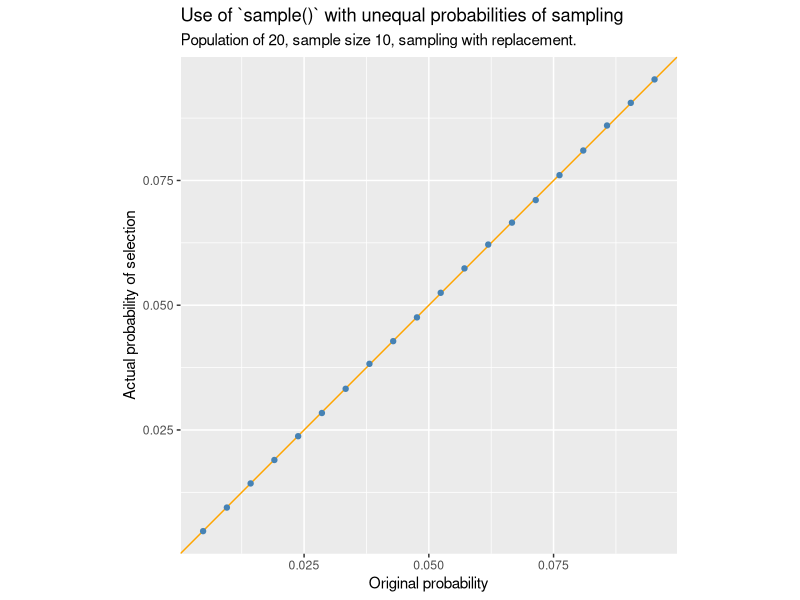
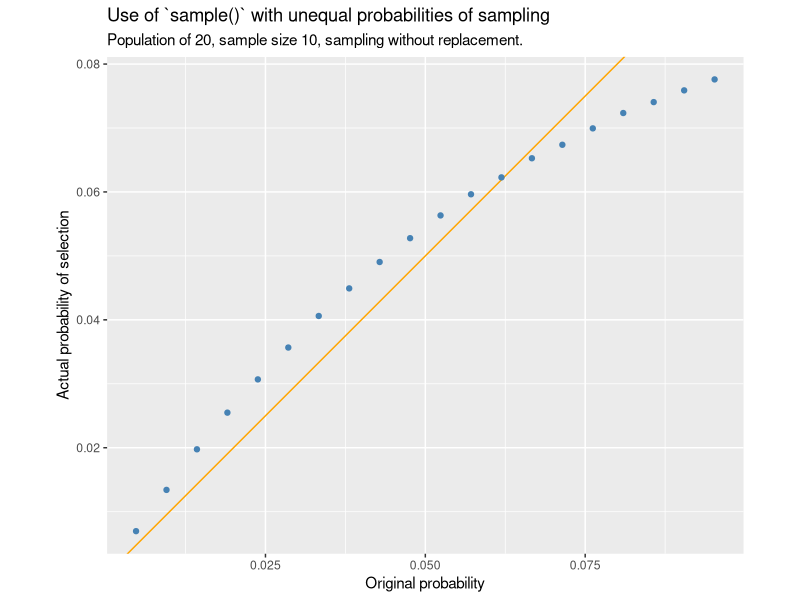
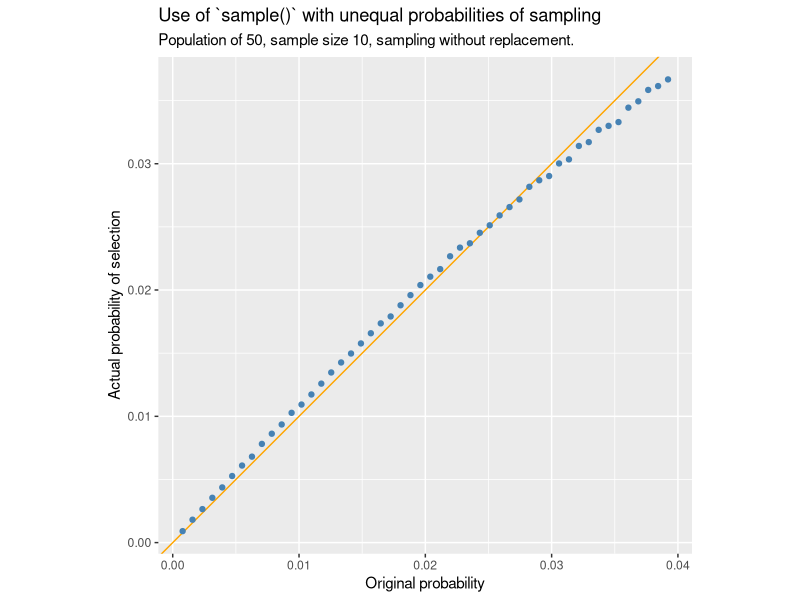
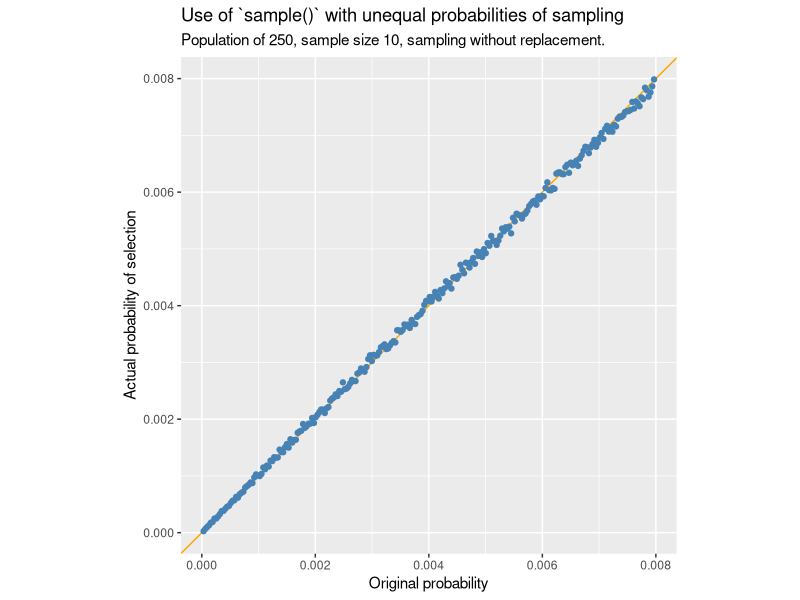
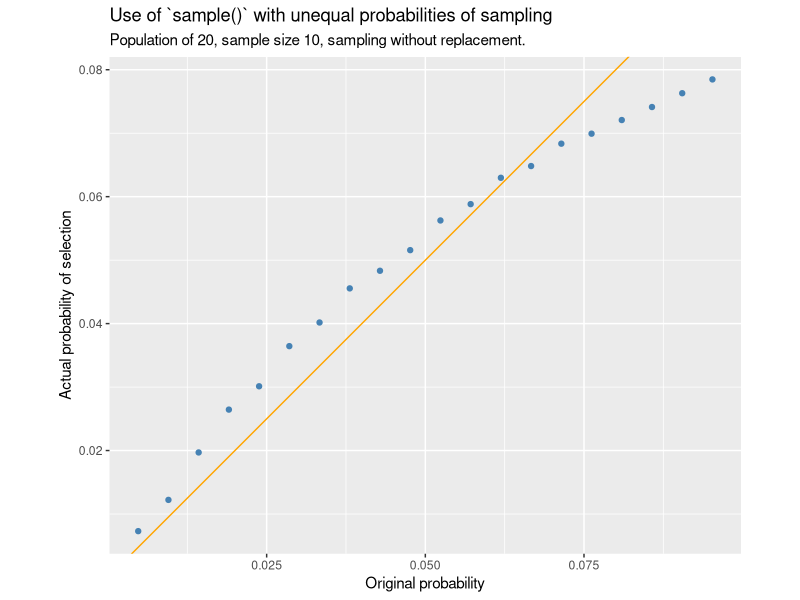
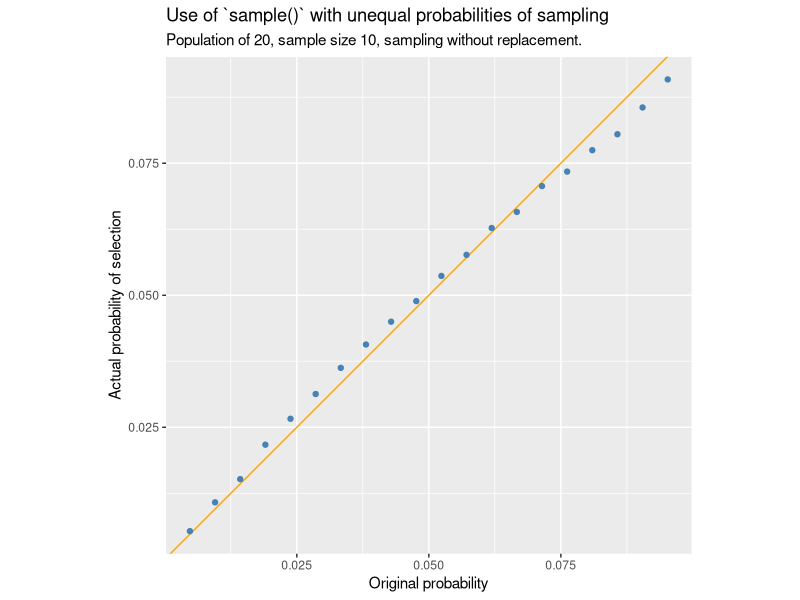
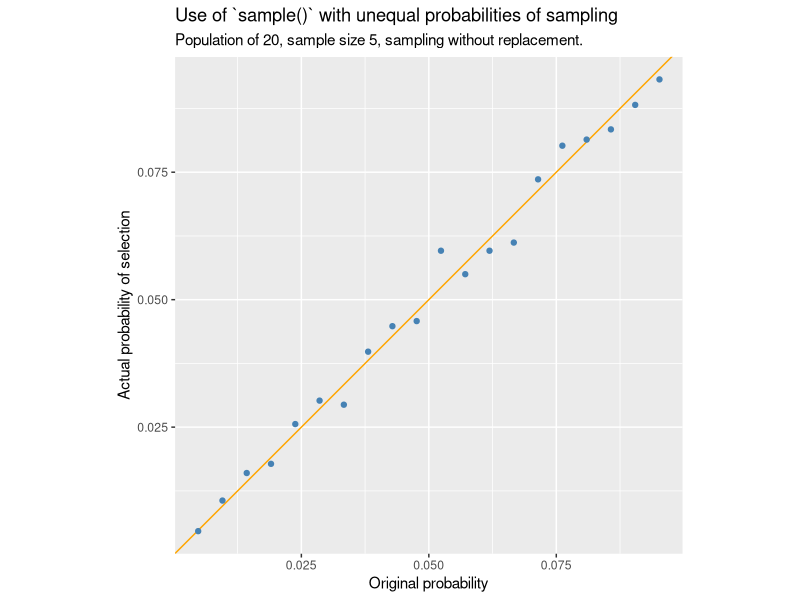
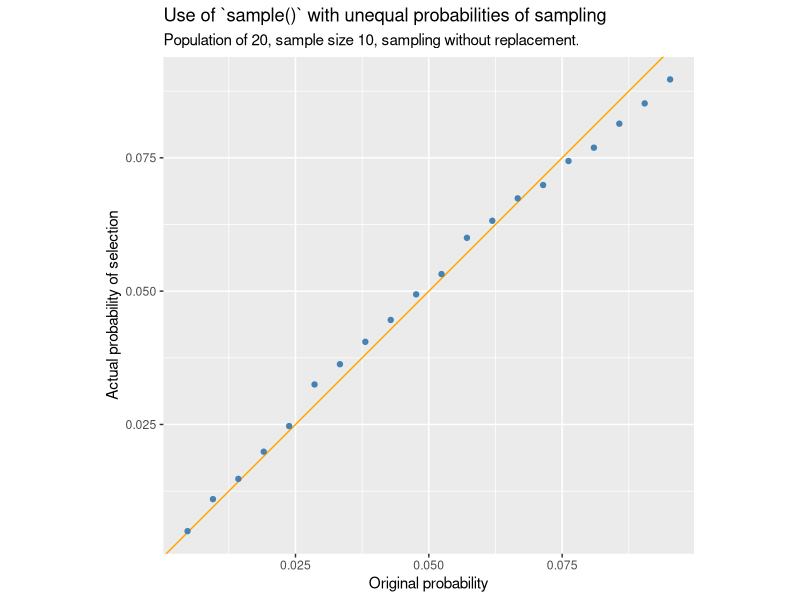

These figures' R source, in order: (Note: this script raises an error after producing the figures.)

# probabilities of sampling with unequal probability with replacement aren't what
# you thought!
# https://notstatschat.rbind.io/2024/08/26/another-way-to-not-sample-with-replacement/

# see also 
# https://stats.stackexchange.com/questions/110178/brewers-method-for-sampling-with-unequal-probabilities-with-n2

library(tidyverse)
library(glue)
library(GGally)

# TODO - plot should say which sampling method used.
# might want to change how w is set
compare_ppswor <- function(n = 10,
                           N = 20,
                           replace = FALSE,
                           reps = 1e5,
                           FUN = sample){

  x <- paste0("unit", 1:N)
  x <- factor(x, levels = x)
  w <- 1:N / sum(1:N)
  
  
  samples <- lapply(rep(n, reps), function(size){
    FUN(x, size = size, prob = w, replace = replace)
    })
  
  s <- ifelse(replace, 'with replacement', 'without replacement')
  
  p <- tibble(
    original = w,
    selected = as.numeric(table(unlist(samples))) / (reps * n)
  )  |>
    ggplot(aes(x = original, y = selected)) +
    geom_abline(slope = 1 , intercept = 0, colour = "orange") +
    geom_point(colour = "steelblue") +
    labs(x = "Original probability",
         y = "Actual probability of selection",
         subtitle = glue("Population of {N}, sample size {n}, sampling {s}."),
         title = "Use of `sample()` with unequal probabilities of sampling") +
    coord_equal() 
  
  return(p)
}

compare_ppswor(replace = TRUE)
compare_ppswor()
compare_ppswor(N = 50, replace = FALSE)
compare_ppswor(N = 250, replace = FALSE)

#---------Brewer method-------------
# Taken from the answer by StasK at
# https://stats.stackexchange.com/questions/110178/brewers-method-for-sampling-with-unequal-probabilities-with-n2



#' @param p probabilities of remaining units
#' @param n total sample size
#' @param k which unit this is for the sampling of
P <- function(p, n, k){
  r <- n - k + 1
  D <- sum((p * (1 - p)) / (1 - r * p))
  new_p <- p * (1 - p) / (D * (1 - r * p))
  return(new_p)
}

sample_unequal <- function(x, size, prob, replace = FALSE, keep = FALSE){

  if(size > length(x)){
    stop("Sample size cannot be larger than the population of units")
  }
  
  if(replace){
    stop("Only sampling without replacement implemented at this point")
  }
  
  if(size > (1 / max(prob))){
    stop("Sample size cannot be larger than 1 / max(prob)")
  }
  
  d <- tibble(x, prob)
  
  the_sample <- x[NULL]
  remnants <- x
  remnant_p <- prob
  
  for(k in 1:size){
    new_p <- P(remnant_p, size, k)
    
    if(keep){
      d2 <- tibble(x = remnants, prob = new_p)
      names(d2)[2] <- paste0("k", k)
      d <- d |>
        left_join(d2, by = "x")
    }
    
    if(min(new_p) < 0){
      warning("Some negative probabilities returned")
      new_p <- pmax(0, new_p)
    }
    
    latest_sample <- sample(remnants, size = 1, prob = new_p)
    which_chosen <- which(remnants == latest_sample)
    remnants <- remnants[-which_chosen]
    remnant_p <- remnant_p[-which_chosen]
    the_sample <- c(the_sample, latest_sample)
    
      }
  
  if(keep){
    return(list(the_sample = the_sample, d = d)) 
  } else {
    return(the_sample)
  }
}  


compare_ppswor(FUN = sample, reps = 4000)
# there is still some systematic bias in the new method, but it is much better:
compare_ppswor(FUN = sample_unequal, reps = 10000)

compare_ppswor(n = 5, FUN = sample_unequal, reps = 1000)
compare_ppswor(n = 10, FUN = sample_unequal, reps = 1000)

# doesn't work when sample gets more than 50% of N
compare_ppswor(n = 11, FUN = sample_unequal, reps = 10000)

# as StasK says in the comments on cross-validated, if 1-rp < 0
# For us that happens when sample is more thna 50% but that's
# just because of how our p is defined
# there is a significant problem

#----------------------closer look at an example---------------
N = 20
x <- paste0("unit", 1:N)
x <- factor(x, levels = x)
p <- 1:N / sum(1:N)
stopifnot(round(sum(P(p, 10, 1)), 2) == 1)

y <- sample_unequal(x, 10, p, keep = TRUE)

apply(y$d[,-1], 2, sum, na.rm = TRUE)

y$d[ , -1] |>
  ggpairs()


par(mfrow = c(2,2), bty = "l", pch = 19, family = "Calibri", 
    col = "steelblue", font.main = 1)

plot(p, P(p, 1, 1), main = "Sample size = 1", xlab = ""); abline(0, 1)
plot(p, P(p, 5, 1), main = "Sample size = 5", xlab = ""); abline(0, 1)
plot(p, P(p, 10, 1), main = "Sample size = 10"); abline(0, 1)
plot(p, P(p, 20, 1), main = "Sample size = 20"); abline(0, 1)



P(p, 10, 1)
P(p, 11, 1)

#-------------larger population and sample-----

N = 2000
x <- paste0("unit", 1:N)
x <- factor(x, levels = x)
p <- 1:N / sum(1:N)

# works ok
sample_unequal(x, size = 1000, p, keep = FALSE)

# doesn';t because this is when the 1-rp < 0
sample_unequal(x, size = 1001, p, keep = FALSE)

# with less variation in the weights
set.seed(123)
p2 <- runif(N, 1, 5)
p2 <- p2 / sum(p2)
sample_unequal(x, size = 1001, p2, keep = FALSE)
1/max(p2) 
sample_unequal(x, size = 1150, p2, keep = FALSE)
sample_unequal(x, size = 1200, p2, keep = FALSE)

min(P(p2, 1190, 1))
